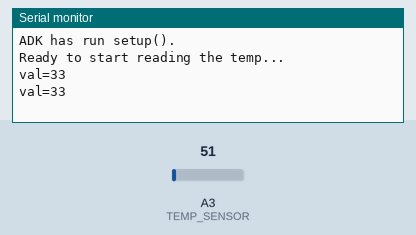
The sketch below on a simulated Arduino Uno, built with avr-gcc and run on an emulated ATmega328P. Parts: the last lines printed to the serial monitor. The inputs (shaded band) are chosen by the test bench; at power-on: A3 (TEMP_SENSOR) = 51.

Above: at 1.8 s.
1.9 s: A3 (TEMP_SENSOR) set to 61
At 2.8 s:
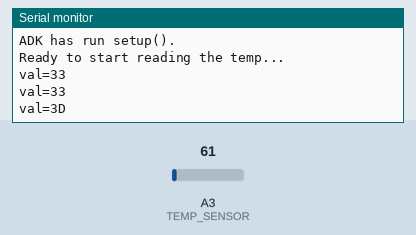
4.5 s: A3 (TEMP_SENSOR) set to 30
At 5.4 s:
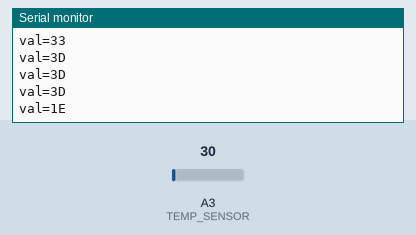
7.5 s: A3 (TEMP_SENSOR) set to 15
At 8.8 s:
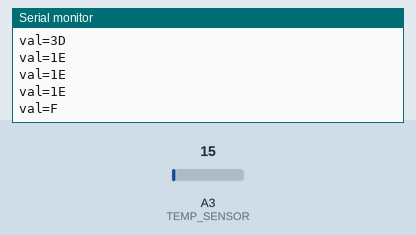
10.5 s: A3 (TEMP_SENSOR) set to 163
At 11.8 s:
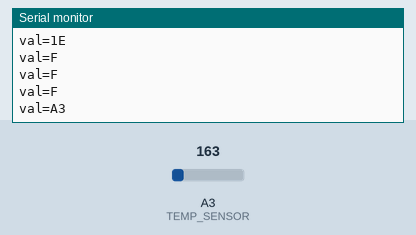

Measured:
- after the input at 1.9 s, the serial monitor: prints a new line after 0.10 s (image 1)
- after the input at 4.5 s, the serial monitor: prints a new line after 0.50 s (image 2)
- after the input at 7.5 s, the serial monitor: prints a new line after 0.50 s (image 3)
- after the input at 10.5 s, the serial monitor: prints a new line after 0.50 s (image 4)

The sketch:

Arduino_Temp_Sensor.pde
```cpp
#define TEMP_SENSOR A3 // the temperature sensor pin

/* The two essential methods for any Arduino sketch:
setup() and loop(). Run both of them once to ensure a
clear and functional board. */
void setup();
void loop();

/* Now declare setup() for real. This methood will run
once after the board has been powered on or reset. */
void setup()
{
    // start serial debugging
    Serial.begin(115200);
    Serial.println("\r\nADK has run setup().");
    Serial.println("Ready to start reading the temp...");
}

/* Now declare loop() for real. This method will continue
to loop until Arduino is powered down or reset. */
void loop()
{
    // Read the voltage from the sensor
    uint16_t val;
    val = analogRead(TEMP_SENSOR);
    Serial.print("val=");
    Serial.println(val,HEX);

    // Delay for 100 milliseconds.
    delay(1000);
}
```
